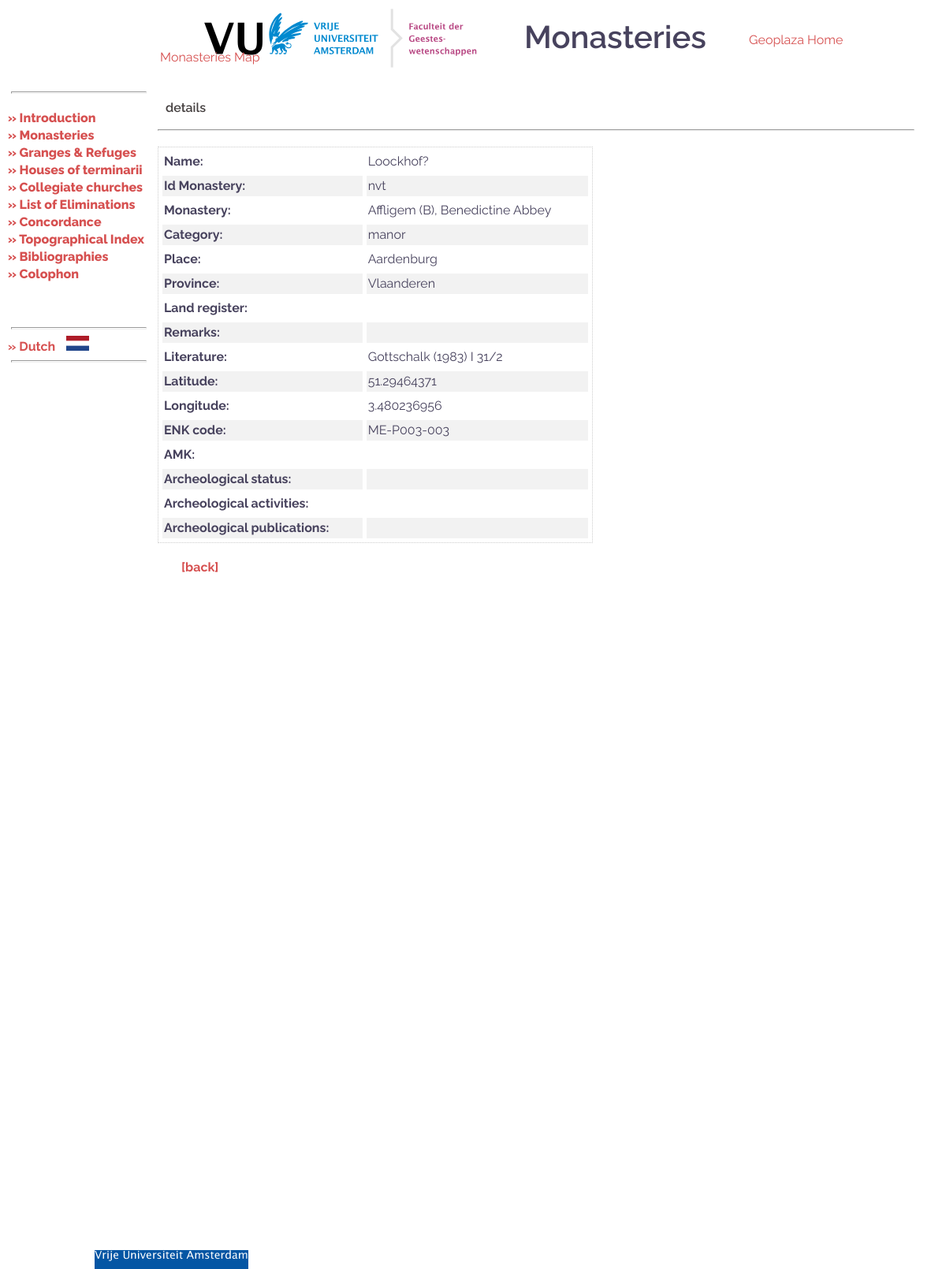
The page /en/urshow.php?id_ur=312 on the database its author committed.
### tables this page shows
CREATE TABLE `UithovenEng` (
  `id_ur` int DEFAULT NULL,
  `idnr_Monastery` varchar(255) DEFAULT NULL,
  `Monastery` varchar(255) DEFAULT NULL,
  `Grange_idnr` varchar(255) DEFAULT NULL,
  `Category` varchar(255) DEFAULT NULL,
  `Place` varchar(255) DEFAULT NULL,
  `Name` varchar(255) DEFAULT NULL,
  `Province` varchar(255) DEFAULT NULL,
  `Latitude_dec` double DEFAULT NULL,
  `Longitude_dec` double DEFAULT NULL,
  `Land_registry` varchar(255) DEFAULT NULL,
  `Remarks` varchar(255) DEFAULT NULL,
  `ENK_code` varchar(255) DEFAULT NULL,
  `Literature` varchar(255) DEFAULT NULL,
  `Arch_Monument` varchar(255) DEFAULT NULL,
  `Arch_status` varchar(255) DEFAULT NULL,
  `Arch_activit` varchar(255) DEFAULT NULL,
  `Arch_Publ` varchar(255) DEFAULT NULL
);

### resources/safe_params.inc (called while the page is built, shortened)
<?php
function safe_str_sql($value)
{
    $db = include('db_connect.inc');
    return mysqli_real_escape_string($db, $value);
}
class Safe_template
{
    protected $_delim1 = '%(';
    protected $_delim2 = ')';
    protected $_percent = '%';
    protected $_double_percent = '%%';
    protected $_percent_code = '%(_PERCENT_)s';
    function __construct($template = '')
    {
        $this->template = $template;
        $this->references = null;
        $this->mapping = array();
    }
    function prepare()
    {
        $this->template = str_replace($this->_double_percent, $this->_percent_code, $this->template);
        $delim1 = preg_quote($this->_delim1, '/');
        $delim2 = preg_quote($this->_delim2, '/');
        $pattern = '/' . $delim1 . '(\w+)' . $delim2 . '([sdf])/';
        $m = preg_match_all($pattern, $this->template, $matches, PREG_SET_ORDER);
        if ($m == 0) {
            $this->references = array();
        } else {
            $this->references = $matches;
        }
    }
    function interpolate($params)
    {
        if (!empty($this->references)) {
            if (is_object($params)) {
                $params = get_object_vars($params);
            }
            $this->mapping[$this->_percent_code] = $this->_percent;
            $result = str_replace(array_keys($this->mapping), array_values($this->mapping), $this->template);
        } else {
            $result = $this->template;
            $result = str_replace($this->_percent_code, $this->_percent, $result);
        }
        return $result;
    }
}
class Sql_template extends Safe_template
{
    function resolve_references($params)
    {
        $mapping = array();
        foreach ($this->references as $ref_item) {
            $refstr = $ref_item[0];
            $var = $ref_item[1];
            $type = $ref_item[2];
            if (!isset($mapping[$refstr])) {
                if (isset($params[$var])) {
                    $val = $params[$var];
                    switch ($type) {
                        case 's':
                            $mapping[$refstr] = (string)safe_str_sql($val);
                            break;
                    }
                } else {
                    $mapping[$refstr] = $this->get_default_value($type);
                }
            }
        }
        return;
    }
}
?>

### en/urshow.php (the view, shortened to what this page needs)
<html>
<head>
    <LINK rel="stylesheet" href="../resources/mp.css" type="text/css">
</head>
<body>
<div id="links">
    <?php
    include("menu.inc.php");
    ?>
</div>
<div id="content">
    <?php include("header.inc"); ?>
    <h3>details</h3>
    <hr>
    <p>
        <?php
        include('../resources/safe_params.inc');
        $id_ur = '';
        $db = include('db_connect.inc');
        if ($db) {
        if (isset($_GET["id_ur"])) {
            $id_ur = (string)$_GET["id_ur"];
        }
        $query_params = new Template_params();
        if ($id_ur != '') {
            $id_ur_conditie = " WHERE id_ur = '%(id_ur)s'";
            $query_params->id_ur = $id_ur;
        } else {
            $id_ur_conditie = '';
        }
        $query_template = new Sql_template();
        $query_template->template = <<<END_OF_QUERY
	select  idnr_Monastery, Monastery, Category, Place, Name, Province, Land_registry, Remarks, Literature, id_ur, Latitude_dec, Longitude_dec, ENK_code, Arch_Monument, Arch_status, Arch_activit, Arch_Publ
	FROM  	UithovenEng
	$id_ur_conditie
END_OF_QUERY;
        $query = $query_template->interpolate($query_params);
        if (!($result = mysqli_query($db, $query))) {
            echo 'invalid query.';
        } else {
        ?>
    <p>
    <table bgcolor="#FFFFFF" cellpadding="2" cellspacing="5" border="2" bordercolor="#B94A85" width="60%">
        <?php
        while (($row = mysqli_fetch_object($result))) {
            echo <<<END_OF_ENTRY
			<tr><td valign="top"><strong>Name:</strong></td> <td valign="top">$row->Name</td></tr>
			<tr><td valign="top"><strong>Id Monastery:</strong></td> <td valign="top">$row->idnr_Monastery</td></tr>
			<tr><td valign="top"><strong>Monastery:</strong></td> <td valign="top">$row->Monastery</td></tr>
			<tr><td valign="top"><strong>Category:</strong></td> <td valign="top">$row->Category</td></tr>
			<tr><td valign="top"><strong>Place:</strong></td> <td valign="top">$row->Place</td></tr>
			<tr><td valign="top"><strong>Province:</strong></td> <td valign="top">$row->Province</td></tr>
			<tr><td valign="top"><strong>Land register:</strong></td> <td valign="top">$row->Land_registry</td></tr>
			<tr><td valign="top"><strong>Remarks:</strong></td> <td valign="top">$row->Remarks</td></tr>
			<tr><td valign="top"><strong>Literature:</strong></td> <td valign="top">$row->Literature</td></tr>
			<tr><td valign="top"><strong>Latitude:</strong></td> <td valign="top">$row->Latitude_dec</td></tr>
			<tr><td valign="top"><strong>Longitude:</strong></td> <td valign="top">$row->Longitude_dec</td></tr>
			<tr><td valign="top"><strong>ENK code:</strong></td> <td valign="top">$row->ENK_code</td></tr>
			<tr><td valign="top"><strong>AMK:</strong></td> <td valign="top">$row->Arch_Monument</td></tr>
			<tr><td valign="top"><strong>Archeological status:</strong></td> <td valign="top">$row->Arch_status</td></tr>
			<tr><td valign="top"><strong>Archeological activities:</strong></td> <td valign="top">$row->Arch_activit</td></tr>
			<tr><td valign="top"><strong>Archeological publications:</strong></td> <td valign="top">$row->Arch_Publ</td></tr>
END_OF_ENTRY;
        }
        ?></table>
<?php
}
?>
<?php
}
?>
    </p>
    <p class="indent"><a href="javascript:history.back()"><strong>[back]</strong></a></p>
</div>
<div id="rechts">
</div>
<div id="onder">
    <p class="vu">
        <img src="../images/vu.gif" width="195" height="24">
    </p>
</div>
</body>
</html>

### resources/mp.css (style rules this page uses)
body { margin-left: auto; margin-right: auto; max-width: 1500px; padding: 0px; overflow: hidden; font-family: Raleway, Arial; color: #47425d; font-size: 16px; font-weight: 400; }
a:link { color: #d65050; text-decoration: none }
p { line-height: 22px; margin-top: 20px; margin-bottom: 10px; margin-right: 40px; }
td { line-height: 22px; }
h1, h2, h3, h4 { font-weight: bold; padding: 10px; margin-top: 0; margin-bottom: 0; color: #443f3f; font-weight: 600; }
h3 { font-size: 16px; }
#links { float: left; background: #ffffff; width: 200px; height: 100%; padding-top: 100px; }
#rechts { float: left; background: #ffffff; width: 9.99%; height: 100%; }
#content { float: left; background: #FFFFFF; width: 80%; height: 100%; overflow: auto; scrollbar-track-color: #FFFFFF; }
#onder { float: left; background: #ffffff; width: 100%; height: 0; }
.vu { margin: 10px; margin-left: 10%; }
.indent { text-indent: 30px; }
table { border-width: 1px !important; border-color: #cccccc; border-style: dotted; }
p table tr:nth-child(even) { background-color: #f2f2f2 !important; }
p table tr:nth-child(odd) { background-color: #ffffff !important; }
p table td { border: none; border-spacing: 0; }

### rows shown on the page
uithoveneng: Name "Loockhof?", idnr_Monastery "nvt", Monastery "Affligem (B), Benedictine Abbey", Category "manor", Place "Aardenburg", Province "Vlaanderen", Literature "Gottschalk (1983) I 31/2", Latitude_dec "51.29464371", Longitude_dec "3.480236956", ENK_code "ME-P003-003"
